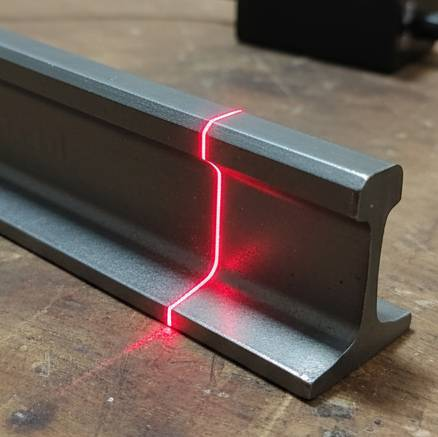
#> input picture Track profiler demo/Gemini_Generated_Image_vgm3ckvgm3ckvgm3 (1).jpg, 438 x 437 px, given in place of Perfect_Image.jpg, which was not available
$ python LESGOOO.py
#> lines starting #> are read from the running program, lines starting #| are printed output that depends on the picture; after the words box and inside, x2 and y2 are one past the last pixel; in counts of white or black regions, pixels touching at a corner belong together; pictures that were not available may be replaced by others from this repository, and a replacement may not be noted
import cv2
import numpy as np
from skimage.metrics import peak_signal_noise_ratio as psnr
from skimage.metrics import structural_similarity as ssim
import matplotlib.pyplot as plt
from skimage.morphology import skeletonize
import time

def adjust_exposure_gamma(image, gamma=0.5, gain=1.0):
    """
    Adjusts the exposure and gamma of an image to isolate bright regions.
    A lower gamma value darkens the image, making bright areas like lasers pop.

    Args:
        image (numpy.ndarray): The input image.
        gamma (float): Gamma correction value. < 1 darkens, > 1 lightens.
        gain (float): A multiplier for brightness (not used in this version).

    Returns:
        numpy.ndarray: The adjusted image.
    """
    # Build a lookup table mapping the pixel values [0, 255] to
    # their adjusted gamma values.
    inv_gamma = 1.0 / gamma
    table = np.array([((i / 255.0) ** inv_gamma) * 255
                      for i in np.arange(0, 256)]).astype("uint8")

    # Apply the gamma correction using the lookup table
    return cv2.LUT(image, table)

def get_laser_mask(image):
    """
    Isolates the red laser line using advanced filtering and thresholding.
    """
    # --- 1. Programmatically adjust exposure and gamma ---
    adjusted_image = adjust_exposure_gamma(image, gamma=0.5)

    # --- 2. Isolate Red Channel and Threshold ---
    red_channel = adjusted_image[:, :, 2]
    _, thresholded = cv2.threshold(red_channel, 200, 255, cv2.THRESH_BINARY)

    # --- 3. Morphological Cleaning ---
    # The OPEN operation was removed as it was likely deleting the faint corner connection.
    # A single, very aggressive CLOSE operation is now used to both remove noise and
    # strongly connect all parts of the laser line.
    close_kernel = np.ones((25, 25), np.uint8) # Increased kernel size for stronger connection
    final_mask = cv2.morphologyEx(thresholded, cv2.MORPH_CLOSE, close_kernel, iterations=3)

    return final_mask, adjusted_image

def clean_skeleton(skeleton):
    """
    Finds all contours in a skeleton image and returns a new image containing only
    the single longest contour, which represents the main profile line.
    """
    # Find all contours in the skeleton
    contours, _ = cv2.findContours(skeleton, cv2.RETR_EXTERNAL, cv2.CHAIN_APPROX_SIMPLE)

    # If no contours are found, return a blank image
    if not contours:
        return np.zeros_like(skeleton), None

    # Find the single longest contour
    longest_contour = max(contours, key=lambda c: cv2.arcLength(c, False))

    # Create a blank image and draw only the longest contour on it
    cleaned_skeleton = np.zeros_like(skeleton)
    cv2.drawContours(cleaned_skeleton, [longest_contour], -1, 255, 1)

    return cleaned_skeleton, longest_contour


def segment_profile(contour):
    """
    Intelligently segments a profile contour into top and bottom anchor sections.
    This version finds the corner of the 'L' shape for robust segmentation.
    """
    if contour is None or len(contour) < 3:
        return None, None

    # Find the corner point (highest point on the screen, smallest y-value)
    corner_idx = np.argmin(contour[:, 0, 1])
    corner_pt = tuple(contour[corner_idx][0])

    # Find the two endpoints of the contour
    endpoint1_idx = 0
    endpoint2_idx = len(contour) - 1

    # Find the distance from each endpoint to the corner
    dist1 = np.linalg.norm(np.array(corner_pt) - contour[endpoint1_idx][0])
    dist2 = np.linalg.norm(np.array(corner_pt) - contour[endpoint2_idx][0])

    # The longer segment is the main vertical line, the shorter one is the top horizontal
    if dist1 > dist2:
        # Vertical segment is from corner to endpoint1
        # Top segment is from corner to endpoint2
        top_segment_indices = (corner_idx, endpoint2_idx)
        bottom_endpoint_idx = endpoint1_idx
    else:
        # Vertical segment is from corner to endpoint2
        # Top segment is from corner to endpoint1
        top_segment_indices = (corner_idx, endpoint1_idx)
        bottom_endpoint_idx = endpoint2_idx

    # Ensure indices are ordered for slicing
    start_idx, end_idx = min(top_segment_indices), max(top_segment_indices)
    top_anchor = contour[start_idx:end_idx+1]

    # --- Define bottom anchor ---
    # Take a percentage of points leading up to the bottom endpoint
    num_points_for_anchor = max(10, int(len(contour) * 0.1)) # Use 10%
    if bottom_endpoint_idx == 0: # If the bottom is at the start of the array
        bottom_anchor = contour[:num_points_for_anchor]
    else: # If the bottom is at the end of the array
        bottom_anchor = contour[-num_points_for_anchor:]

    if len(top_anchor) < 2 or len(bottom_anchor) < 2:
        return None, None

    return top_anchor, bottom_anchor


def analyze_dent(perfect_image_path, dented_image_path):
    """
    Compares a dented image against a perfect reference image, focusing on a
    red laser line to detect and visualize defects.
    """
#> called with perfect_image_path = 'Perfect_Image.jpg', dented_image_path = 'Dented_image.jpg'
    start_time = time.time()
    try:
        img_perfect = cv2.imread(perfect_image_path)
#> img_perfect is the input picture: shape (437, 438, 3); mean B, G, R 82.2, 89.8, 105.3
        img_dented = cv2.imread(dented_image_path)
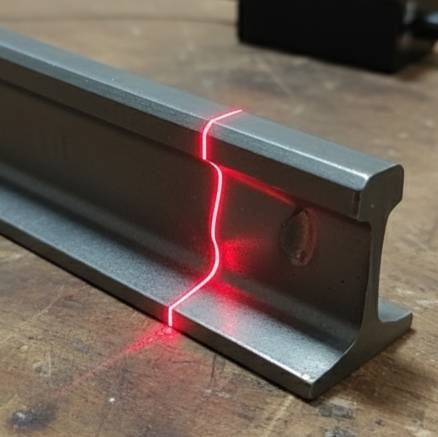
#> input picture Track profiler demo/Dented_image.jpg, 438 x 437 px
#> img_dented is the input picture: shape (437, 438, 3); mean B, G, R 80.3, 89.2, 103.8
        if img_perfect is None or img_dented is None:
            print("Error: Could not load one or both images. Check file paths.")
            return
    except Exception as e:
        print(f"An error occurred while loading images: {e}")
        return

    # NOTE: The initial global alignment has been removed as it was unstable.
    # We will rely on the more robust piecewise alignment later.
    img_dented_aligned = img_dented

    mask_perfect, adjusted_perfect = get_laser_mask(img_perfect)
#> in get_laser_mask, `_, thresholded = cv2.threshold(red_channel, 200, 255, cv2.THRESH_BINARY)`:
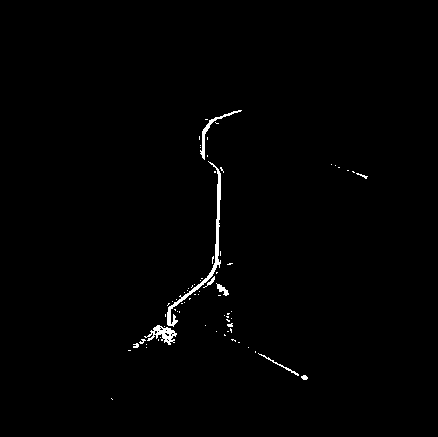
#> thresholded: shape (437, 438); 0.85% white; 72 white regions (63 under 20 px), largest, box (x1, y1, x2, y2) and area: (167, 161, 221, 327) 682, (144, 325, 177, 345) 278, (200, 110, 242, 160) 215
#> in get_laser_mask, `final_mask = cv2.morphologyEx(thresholded, cv2.MORPH_CLOSE, close_kern..`: final_mask: shape (437, 438); 3.4% white; 12 white regions (9 under 20 px), largest, box (x1, y1, x2, y2) and area: (133, 110, 242, 348) 6299, (258, 353, 308, 380) 112, (356, 173, 368, 179) 24
    mask_dented, adjusted_dented = get_laser_mask(img_dented_aligned)
#> call 2 of adjust_exposure_gamma, with gamma = 0.5, gain = 1
#> in adjust_exposure_gamma (call 2), `return cv2.LUT(image, table)`:
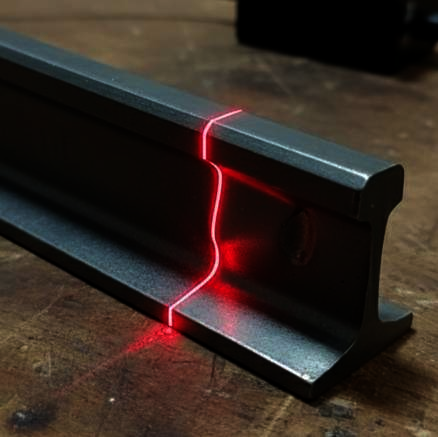
#> returned value: shape (437, 438, 3); mean of channels 0, 1, 2 33.5, 40.2, 52.5; drawn as B, G, R
#> in get_laser_mask (call 2), `red_channel = adjusted_image[:, :, 2]`:
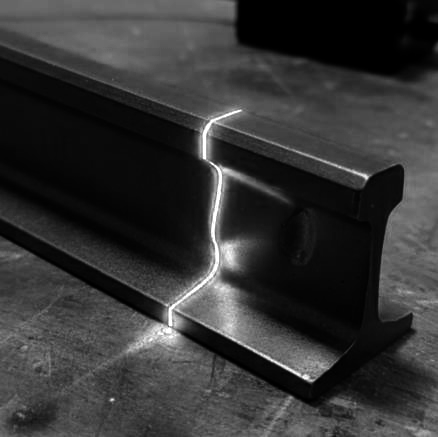
#> red_channel: shape (437, 438); min 0, max 255, mean 52.5
#> in get_laser_mask (call 2), `_, thresholded = cv2.threshold(red_channel, 200, 255, cv2.THRESH_BINARY)`: thresholded: shape (437, 438); 0.76% white; 42 white regions (33 under 20 px), largest, box (x1, y1, x2, y2) and area: (168, 162, 222, 326) 591, (143, 325, 178, 342) 235, (203, 110, 241, 160) 204
#> in get_laser_mask (call 2), `final_mask = cv2.morphologyEx(thresholded, cv2.MORPH_CLOSE, close_kern..`: final_mask: shape (437, 438); 3.9% white; 11 white regions (8 under 20 px), largest, box (x1, y1, x2, y2) and area: (143, 110, 241, 343) 7223, (259, 353, 309, 379) 106, (357, 173, 368, 179) 20

    skeleton_perfect = (skeletonize(mask_perfect / 255) * 255).astype(np.uint8)
#> skeleton_perfect: shape (437, 438); 0.22% white in thin lines or dots, all inside (x1, y1, x2, y2) = (111, 110, 368, 399)
    skeleton_dented = (skeletonize(mask_dented / 255) * 255).astype(np.uint8)
#> skeleton_dented: shape (437, 438); 0.2% white in thin lines or dots, all inside (x1, y1, x2, y2) = (111, 110, 367, 400)

    # Get the cleaned skeleton image AND the main contour from it
    cleaned_skeleton_perfect, contour_p = clean_skeleton(skeleton_perfect)
#> in clean_skeleton, `contours, _ = cv2.findContours(skeleton, cv2.RETR_EXTERNAL, cv2.CHAIN_..`: contours = 12 contours, all with area under 20
#> in clean_skeleton, `longest_contour = max(contours, key=lambda c: cv2.arcLength(c, False))`: longest_contour = contour of 210 points, box (x1, y1, x2, y2) (134, 110, 242, 347), area 2
#> in clean_skeleton, `cv2.drawContours(cleaned_skeleton, [longest_contour], -1, 255, 1)`: cleaned_skeleton: shape (437, 438); 0.18% white in thin lines or dots, all inside (x1, y1, x2, y2) = (134, 110, 242, 347)
#> contour_p has the same summary as longest_contour in clean_skeleton
    cleaned_skeleton_dented, contour_d = clean_skeleton(skeleton_dented)
#> in clean_skeleton (call 2), `contours, _ = cv2.findContours(skeleton, cv2.RETR_EXTERNAL, cv2.CHAIN_..`: contours = 11 contours, all with area under 20
#> in clean_skeleton (call 2), `cv2.drawContours(cleaned_skeleton, [longest_contour], -1, 255, 1)`: cleaned_skeleton: shape (437, 438); 0.16% white in thin lines or dots, all inside (x1, y1, x2, y2) = (146, 110, 241, 342)
#> contour_d = contour of 159 points, box (x1, y1, x2, y2) (146, 110, 241, 342), area 0

    final_warped_contour_d = contour_d # Initialize with original
#> final_warped_contour_d has the same summary as contour_d

    if contour_p is not None and contour_d is not None:
        # Get top and bottom anchor segments for alignment
        top_p, bottom_p = segment_profile(contour_p)
#> in segment_profile, `corner_idx = np.argmin(contour[:, 0, 1])`: corner_idx = 0
#> in segment_profile, `corner_pt = tuple(contour[corner_idx][0])`: corner_pt = (239, 110)
#> in segment_profile, `endpoint2_idx = len(contour) - 1`: endpoint2_idx = 209
#> in segment_profile, `dist1 = np.linalg.norm(np.array(corner_pt) - contour[endpoint1_idx][0])`: dist1 = 0
#> in segment_profile, `dist2 = np.linalg.norm(np.array(corner_pt) - contour[endpoint2_idx][0])`: dist2 = 2
#> in segment_profile, `top_segment_indices = (corner_idx, endpoint1_idx)`: top_segment_indices = (0, 0)
#> in segment_profile, `bottom_endpoint_idx = endpoint2_idx`: bottom_endpoint_idx = 209
#> in segment_profile, `start_idx, end_idx = min(top_segment_indices), max(top_segment_indices)`: start_idx = 0
#> in segment_profile, `top_anchor = contour[start_idx:end_idx+1]`: top_anchor = [[239, 110]]
#> in segment_profile, `num_points_for_anchor = max(10, int(len(contour) * 0.1))`: num_points_for_anchor = 21
#> in segment_profile, `bottom_anchor = contour[-num_points_for_anchor:]`: bottom_anchor = contour of 21 points, box (x1, y1, x2, y2) (212, 110, 242, 143), area 256
        top_d, bottom_d = segment_profile(contour_d)

        if all(seg is not None for seg in [top_p, bottom_p, top_d, bottom_d]):
            # Calculate translation for the top anchor
            M_p_top = cv2.moments(top_p)
            M_d_top = cv2.moments(top_d)
            if M_p_top["m00"] != 0 and M_d_top["m00"] != 0:
                cX_p_top = M_p_top["m10"] / M_p_top["m00"]
                cY_p_top = M_p_top["m01"] / M_p_top["m00"]
                cX_d_top = M_d_top["m10"] / M_d_top["m00"]
                cY_d_top = M_d_top["m01"] / M_d_top["m00"]
                dx_top = cX_p_top - cX_d_top
                dy_top = cY_p_top - cY_d_top
            else:
                dx_top, dy_top = 0, 0

            # Calculate translation for the bottom anchor
            M_p_bottom = cv2.moments(bottom_p)
            M_d_bottom = cv2.moments(bottom_d)
            if M_p_bottom["m00"] != 0 and M_d_bottom["m00"] != 0:
                cX_p_bottom = M_p_bottom["m10"] / M_p_bottom["m00"]
                cY_p_bottom = M_p_bottom["m01"] / M_p_bottom["m00"]
                cX_d_bottom = M_d_bottom["m10"] / M_d_bottom["m00"]
                cY_d_bottom = M_d_bottom["m01"] / M_d_bottom["m00"]
                dx_bottom = cX_p_bottom - cX_d_bottom
                dy_bottom = cY_p_bottom - cY_d_bottom
            else:
                dx_bottom, dy_bottom = 0, 0

            print(f"Top anchor translation: ({dx_top:.2f}, {dy_top:.2f})")
            print(f"Bottom anchor translation: ({dx_bottom:.2f}, {dy_bottom:.2f})")

            # --- Apply Interpolated Warp (Rubber Sheeting) ---
            warped_points = []
            num_points = len(contour_d)
            if num_points > 1:
                for i, point in enumerate(contour_d):
                    x, y = point[0]
                    # Calculate the weight. Weight is 1 at the top, 0 at the bottom.
                    weight = (num_points - 1 - i) / (num_points - 1)

                    # Interpolate the translation
                    dx = (weight * dx_top) + ((1 - weight) * dx_bottom)
                    dy = (weight * dy_top) + ((1 - weight) * dy_bottom)

                    warped_points.append([x + dx, y + dy])

                final_warped_contour_d = np.array(warped_points, dtype=np.int32).reshape(-1, 1, 2)
                print("Applied piecewise warp to the dented profile.")
        else:
             print("Warning: Could not create anchor segments for piecewise alignment.")

    # --- Create Final Visualization ---
    final_aligned_skeleton_dented = np.zeros_like(cleaned_skeleton_dented)
    if final_warped_contour_d is not None:
        cv2.drawContours(final_aligned_skeleton_dented, [final_warped_contour_d], -1, 255, 1)

    dilate_kernel = np.ones((3, 3), np.uint8)
    thick_skeleton_perfect = cv2.dilate(cleaned_skeleton_perfect, dilate_kernel)
#> thick_skeleton_perfect: shape (437, 438); 0.64% white; 1 white region, box (x1, y1, x2, y2) and area: (133, 109, 243, 348) 1226
    thick_skeleton_dented = cv2.dilate(final_aligned_skeleton_dented, dilate_kernel)
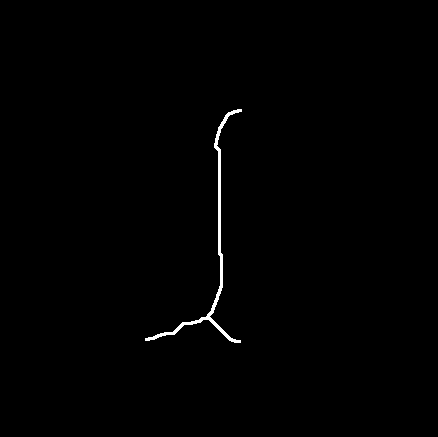
#> thick_skeleton_dented: shape (437, 438); 0.57% white; 1 white region, box (x1, y1, x2, y2) and area: (145, 109, 242, 343) 1097

    profile_vis = np.ones_like(img_perfect) * 255
    perfect_coords = np.where(thick_skeleton_perfect > 0)
#> perfect_coords = 1226 positions, rows 109 to 347, columns 133 to 242
    dented_coords = np.where(thick_skeleton_dented > 0)
#> dented_coords = 1097 positions, rows 109 to 342, columns 145 to 241
    profile_vis[perfect_coords] = [255, 0, 0]  # Blue
    profile_vis[dented_coords] = [0, 0, 255]   # Red

    cv2.imwrite("profile_comparison.jpg", profile_vis)
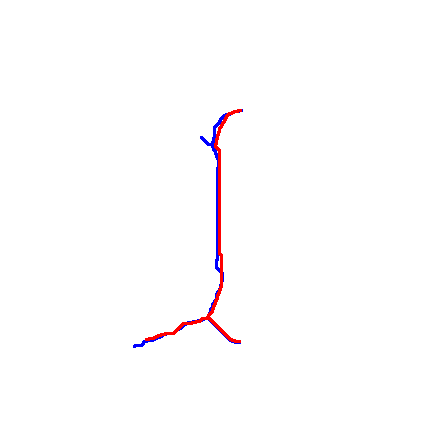
#> saved as profile_comparison.jpg: shape (437, 438, 3); mean B, G, R 253.5, 252.7, 254.2
    print("Saved 'profile_comparison.jpg'.")

    end_time = time.time()
    processing_time = end_time - start_time
    print(f"\nTotal processing time: {processing_time:.2f} seconds")


    fig = plt.figure(figsize=(18, 6))
    fig.suptitle(f"Analysis complete in {processing_time:.2f} seconds", fontsize=16)

    plt.subplot(1, 3, 1)
    plt.imshow(cv2.cvtColor(adjusted_perfect, cv2.COLOR_BGR2RGB))
    plt.title("Perfect Image (Exposure Adjusted)")
    plt.axis('off')
    plt.subplot(1, 3, 2)
    plt.imshow(cv2.cvtColor(adjusted_dented, cv2.COLOR_BGR2RGB))
    plt.title("Dented Image")
    plt.axis('off')
    plt.subplot(1, 3, 3)
    plt.imshow(cv2.cvtColor(profile_vis, cv2.COLOR_BGR2RGB))
    plt.title("Clean Profile Comparison\n(Blue=Perfect, Red=Dented)")
    plt.axis('off')

    plt.tight_layout(rect=[0, 0.03, 1, 0.95]) # Adjust layout to make room for suptitle
    plt.show()
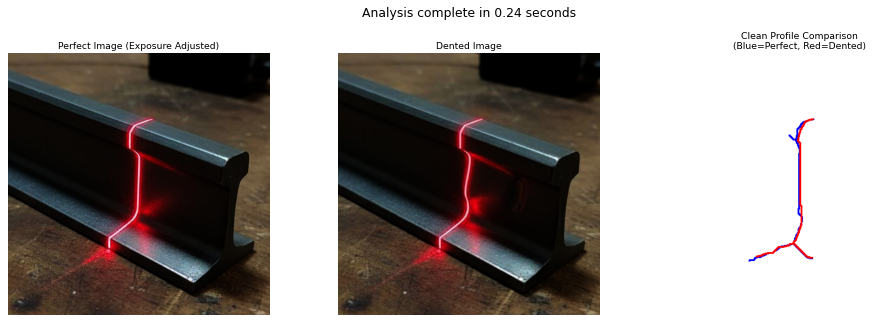
#> figure drawn by matplotlib, 3 panels

if __name__ == '__main__':
    perfect_image_file = "Perfect_Image.jpg"
    dented_image_file = "Dented_image.jpg"

    analyze_dent(perfect_image_file, dented_image_file)
